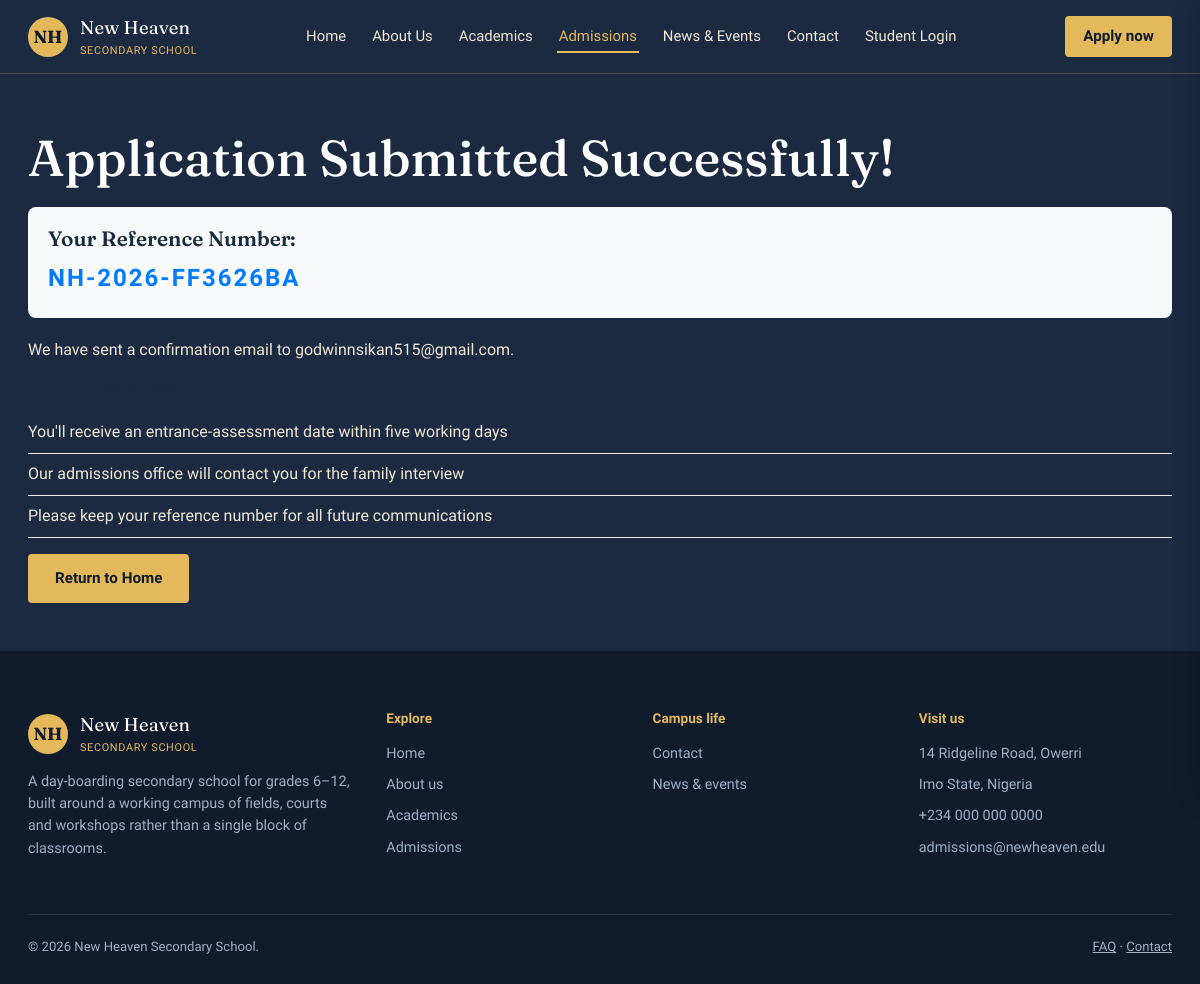
Page /application-success/NH-2026-FF3626BA/ on the committed database.
### schoolweb/models.py (models this page shows, shortened)
class StudentApplication(models.Model):
    reference_number = models.CharField(max_length=20, unique=True, editable=False)
    first_name = models.CharField(max_length=100)
    last_name = models.CharField(max_length=100)
    date_of_birth = models.DateField()
    GENDER_CHOICES = [
        ('Male', 'Male'),
        ('Female', 'Female'),
    ]
    gender = models.CharField(max_length=10, choices=GENDER_CHOICES)
    GRADE_CHOICES = [
        ('6', 'Grade 6'),
        ('7', 'Grade 7'),
        ('8', 'Grade 8'),
        ('9', 'Grade 9'),
        ('10', 'Grade 10'),
        ('11', 'Grade 11'),
    ]
    entry_grade = models.CharField(max_length=2, choices=GRADE_CHOICES)
    parent_name = models.CharField(max_length=200)
    RELATION_CHOICES = [
        ('Mother', 'Mother'),
        ('Father', 'Father'),
        ('Guardian', 'Guardian'),
    ]
    relationship = models.CharField(max_length=50, choices=RELATION_CHOICES)
    parent_email = models.EmailField()
    parent_phone = models.CharField(max_length=20)
    home_address = models.TextField()
    previous_school = models.CharField(max_length=200)
    current_grade = models.CharField(max_length=50, blank=True)
    report_card = models.FileField(
        upload_to='report_cards/',
        validators=[FileExtensionValidator(['pdf'])],
        blank=True,
        null=True
    )
    confirm_accurate = models.BooleanField(default=False)
    confirm_policy = models.BooleanField(default=False)
    STATUS_CHOICES = [
        ('pending', 'Pending'),
        ('review', 'Under Review'),
        ('accepted', 'Accepted'),
        ('rejected', 'Rejected'),
    ]
    status = models.CharField(max_length=20, choices=STATUS_CHOICES, default='pending')
    submitted_at = models.DateTimeField(auto_now_add=True)
    updated_at = models.DateTimeField(auto_now=True)
    class Meta:
        ordering = ['-submitted_at']

### schoolweb/views.py (the view)
# urls.py: path('application-success/<str:reference>/', views.application_success, name='application_success'),
def application_success(request, reference):
    application = get_object_or_404(StudentApplication, reference_number=reference)
    return render(request, 'application_success.html', {'application': application})

### templates/application_success.html (shortened to what this page needs)
{% load static %}
<!DOCTYPE html>
<html lang="en">
<head>
    <link rel="stylesheet" href="{% static '/css/style.css' %}">
</head>
<body>
<header class="site-header">
  <div class="nav-wrap">
    <a class="brand" href="index.html">
      <span class="brand-mark">NH</span>
      <span class="brand-text">New Heaven<span>SECONDARY SCHOOL</span></span>
    </a>
    <ul class="main-nav">
      <li><a href="{% url "index" %}">Home</a></li>
<li><a href="{% url "about" %}">About Us</a></li>
<li><a href="{% url "academics" %}">Academics</a></li>
<li><a href="{% url "admissions" %}" aria-current="page">Admissions</a></li>
<li><a href="{% url "events" %}">News & Events</a></li>
<li><a href="{% url "contact" %}">Contact</a></li>
<li><a href="{% url 'student_login' %}">Student Login</a></li>
    </ul>
    <a class="btn nav-cta" href="{% url "apply" %}">Apply now</a>
  </div>
</header>
<section class="page-head">
  <div class="container">
    <div class="success-message">
      <h1>Application Submitted Successfully!</h1>
      <div class="reference-box">
        <h3>Your Reference Number:</h3>
        <div class="reference-number">{{ application.reference_number }}</div>
      </div>
      <p>We have sent a confirmation email to {{ application.parent_email }}.</p>
      <div class="next-steps">
        <h4>What happens next?</h4>
        <ul>
          <li>You'll receive an entrance-assessment date within five working days</li>
          <li>Our admissions office will contact you for the family interview</li>
          <li>Please keep your reference number for all future communications</li>
        </ul>
      </div>
      <a href="{% url 'index' %}" class="btn btn-primary">Return to Home</a>
    </div>
  </div>
</section>
<footer class="site-footer">
  <div class="container">
    <div class="footer-grid">
      <div class="footer-brand">
        <a class="brand" href="index.html" style="margin-bottom:14px;">
          <span class="brand-mark">NH</span>
          <span class="brand-text" style="color:#fff;">New Heaven<span>SECONDARY SCHOOL</span></span>
        </a>
        <p>A day-boarding secondary school for grades 6&ndash;12, built around a working campus of fields, courts and workshops rather than a single block of classrooms.</p>
      </div>
      <div>
        <h4>Explore</h4>
        <ul>
          <li><a href="{% url "index" %}">Home</a></li>
          <li><a href="{% url "about" %}">About us</a></li>
          <li><a href="{% url "academics" %}">Academics</a></li>
          <li><a href="{% url "admissions" %}">Admissions</a></li>
        </ul>
      </div>
      <div>
        <h4>Campus life</h4>
        <ul>
          <li><a href="{% url "contact" %}">Contact</a></li>
          <li><a href="{% url "events" %}">News &amp; events</a></li>
        </ul>
      </div>
      <div>
        <h4>Visit us</h4>
        <ul>
          <li>14 Ridgeline Road, Owerri</li>
          <li>Imo State, Nigeria</li>
          <li><a href="tel:+2340000000">+234 000 000 0000</a></li>
          <li><a href="mailto:admissions@newheaven.edu">admissions@newheaven.edu</a></li>
        </ul>
      </div>
    </div>
    <div class="footer-bottom">
      <span>&copy; 2026 New Heaven Secondary School.</span>
      <span><a href="faq.html">FAQ</a> &middot; <a href="contact.html">Contact</a></span>
    </div>
  </div>
</footer>
</body>
</html>

### static/css/style.css (style rules this page uses)
:root { --navy: #1B2A41; --navy-deep: #101B2C; --green: #3F6B4A; --green-deep: #2C4E36; --gold: #E4B95C; --sand: #F1E9D8; --paper: #FBF9F4; --ink: #1A1F1B; --ink-soft: #52584F; --line: #DCD4C0; --white: #ffffff; --font-display: 'Fraunces', serif; --font-body: 'Work Sans', sans-serif; --radius: 4px; }
*, *::before, *::after { box-sizing: border-box; }
html { scroll-behavior: smooth; }
body { margin: 0; font-family: var(--font-body); color: var(--ink); background: var(--paper); line-height: 1.55; -webkit-font-smoothing: antialiased; }
h1, h2, h3, h4 { font-family: var(--font-display); color: var(--navy); line-height: 1.12; margin: 0 0 0.5em; font-weight: 600; }
h1 { font-size: clamp(2.3rem, 4.2vw, 3.6rem); font-weight: 500; }
h3 { font-size: 1.3rem; }
p { margin: 0 0 1em; max-width: 62ch; color: var(--ink-soft); }
a { color: inherit; }
.container { max-width: var(--max-w); margin: 0 auto; padding: 0 28px; }
.site-header { background: var(--navy); color: var(--sand); position: sticky; top: 0; z-index: 50; border-bottom: 1px solid rgba(228,185,92,0.25); }
.nav-wrap { display: flex; align-items: center; justify-content: space-between; padding: 14px 28px; max-width: var(--max-w); margin: 0 auto; gap: 20px; }
.brand { display: flex; align-items: center; gap: 12px; text-decoration: none; color: var(--white); flex-shrink: 0; }
.brand-mark { width: 40px; height: 40px; border-radius: 50%; background: var(--gold); color: var(--navy-deep); display: flex; align-items: center; justify-content: center; font-family: var(--font-display); font-weight: 700; font-size: 1.1rem; }
.brand-text { font-family: var(--font-display); font-size: 1.15rem; letter-spacing: 0.01em; }
.brand-text span { display:block; font-family: var(--font-body); font-size: 0.68rem; color: var(--gold); letter-spacing: 0.06em; }
.main-nav { display: flex !important; flex-wrap: wrap; gap: 4px 22px; list-style: none; margin: 0; padding: 0; font-size: 0.93rem; }
.main-nav a { text-decoration: none; color: var(--sand); padding: 6px 2px; border-bottom: 2px solid transparent; transition: border-color 0.2s ease, color 0.2s ease; }
.main-nav a:hover, .main-nav a[aria-current="page"] { color: var(--gold); border-color: var(--gold); }
.nav-cta { background: var(--gold); color: var(--navy-deep) !important; padding: 9px 18px !important; border-radius: var(--radius); font-weight: 600; border: none !important; }
.btn { display: inline-block; padding: 12px 26px; border-radius: var(--radius); text-decoration: none; font-weight: 600; font-size: 0.95rem; border: 1.5px solid transparent; transition: transform 0.15s ease, background 0.2s ease; }
.btn-primary { background: var(--gold); color: var(--navy-deep); }
.page-head { background: var(--navy); color: var(--sand); padding: 56px 0 48px; }
.page-head h1 { color: var(--white); margin-bottom: 10px; }
.page-head p { color: var(--sand); max-width: 60ch; }
.site-footer { background: var(--navy-deep); color: #9FB0C4; padding: 60px 0 26px; }
.footer-grid { display: grid; grid-template-columns: 1.4fr 1fr 1fr 1.1fr; gap: 36px; padding-bottom: 40px; border-bottom: 1px solid rgba(255,255,255,0.1); }
.footer-grid h4 { color: var(--gold); font-size: 0.85rem; margin-bottom: 16px; font-family: var(--font-body); font-weight: 600; }
.footer-grid ul { list-style:none; margin:0; padding:0; }
.footer-grid li { margin-bottom: 9px; font-size: 0.9rem; }
.footer-grid a { color: #9FB0C4; text-decoration: none; }
.footer-brand p { color: #9FB0C4; font-size: 0.9rem; }
.footer-bottom { display:flex; justify-content: space-between; align-items:center; padding-top: 22px; font-size: 0.82rem; flex-wrap: wrap; gap: 10px; }
.reference-box { background: #f8f9fa; padding: 20px; border-radius: 8px; margin: 20px 0; }
.reference-number { font-size: 24px; font-weight: bold; color: #007bff; letter-spacing: 2px; }
.next-steps ul { list-style-type: none; padding: 0; }
.next-steps li { padding: 8px 0; border-bottom: 1px solid #eee; }

### templates/application_success.html (style rules this page uses)
.site-header { position: relative; z-index: 100; }

### rows in the picture
StudentApplication: reference_number "NH-2026-FF3626BA", parent_email "godwinnsikan515@gmail.com"
